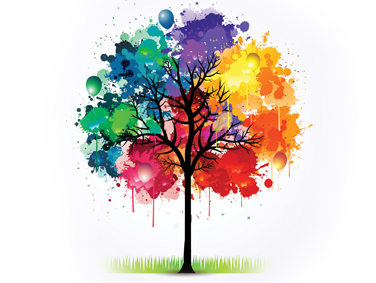
#> input picture spee/tree.jpg, 376 x 283 px
$ python ask.py
#> lines starting #> are read from the running program, lines starting #| are printed output that depends on the picture
import threading
import cv2

def showimg(*a):
    cv2.imshow('img', a)
    cv2.waitKey(5)
    cv2.destroyAllWindows()

def main():
    img = cv2.imread('tree.jpg')
#> img is the input picture: shape (283, 376, 3); mean B, G, R 202, 208, 217.3
    gray = cv2.cvtColor(img,cv2.COLOR_BGR2GRAY)
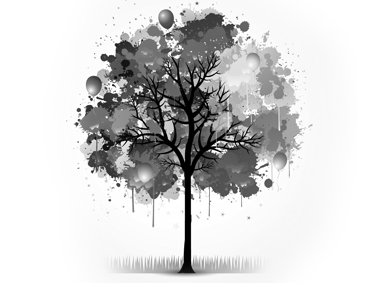
#> gray: shape (283, 376); min 0, max 255, mean 210.1
    t = threading.Thread(target = showimg, args = (gray) )
    t.start()

if __name__ == '__main__':
    main()

$ run again, with spee/corner.jpg copied over spee/tree.jpg
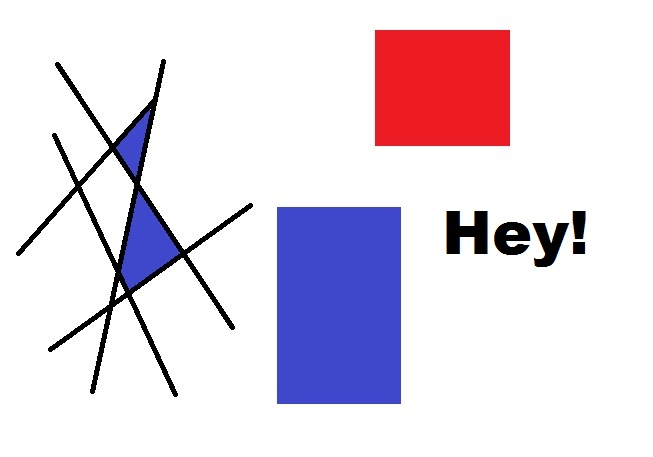
#> input picture spee/corner.jpg, 653 x 457 px
#> in main, img is the input picture: shape (457, 653, 3); mean B, G, R 229.7, 216.9, 227
#> in main, `gray = cv2.cvtColor(img,cv2.COLOR_BGR2GRAY)`:
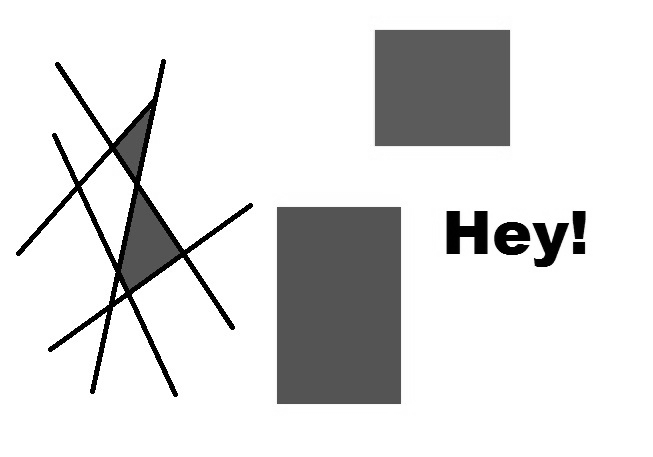
#> gray: shape (457, 653); min 0, max 255, mean 221.4
